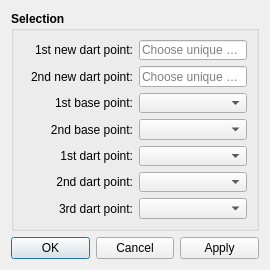
<?xml version="1.0" encoding="UTF-8"?>
<ui version="4.0">
 <class>DialogTrueDarts</class>
 <widget class="QDialog" name="DialogTrueDarts">
  <property name="geometry">
   <rect>
    <x>0</x>
    <y>0</y>
    <width>270</width>
    <height>270</height>
   </rect>
  </property>
  <property name="minimumSize">
   <size>
    <width>270</width>
    <height>270</height>
   </size>
  </property>
  <property name="windowTitle">
   <string>True Darts</string>
  </property>
  <property name="windowIcon">
   <iconset resource="../../../vmisc/share/resources/icon.qrc">
    <normaloff>:/icon/64x64/icon64x64.png</normaloff>:/icon/64x64/icon64x64.png</iconset>
  </property>
  <layout class="QVBoxLayout" name="verticalLayout">
   <item>
    <widget class="QGroupBox" name="groupBox">
     <property name="minimumSize">
      <size>
       <width>0</width>
       <height>0</height>
      </size>
     </property>
     <property name="maximumSize">
      <size>
       <width>16777215</width>
       <height>16777215</height>
      </size>
     </property>
     <property name="font">
      <font>
       <pointsize>9</pointsize>
       <weight>75</weight>
       <bold>true</bold>
      </font>
     </property>
     <property name="title">
      <string>Selection</string>
     </property>
     <layout class="QVBoxLayout" name="verticalLayout_2">
      <item>
       <layout class="QFormLayout" name="formLayout">
        <item row="0" column="0">
         <widget class="QLabel" name="labelFirstNewDartPoint">
          <property name="sizePolicy">
           <sizepolicy hsizetype="Preferred" vsizetype="Preferred">
            <horstretch>0</horstretch>
            <verstretch>0</verstretch>
           </sizepolicy>
          </property>
          <property name="minimumSize">
           <size>
            <width>110</width>
            <height>0</height>
           </size>
          </property>
          <property name="font">
           <font>
            <pointsize>9</pointsize>
            <weight>50</weight>
            <bold>false</bold>
           </font>
          </property>
          <property name="text">
           <string>1st new dart point:</string>
          </property>
          <property name="alignment">
           <set>Qt::AlignRight|Qt::AlignTrailing|Qt::AlignVCenter</set>
          </property>
         </widget>
        </item>
        <item row="0" column="1">
         <widget class="QLineEdit" name="lineEditFirstNewDartPoint">
          <property name="minimumSize">
           <size>
            <width>75</width>
            <height>0</height>
           </size>
          </property>
          <property name="font">
           <font>
            <pointsize>9</pointsize>
            <weight>50</weight>
            <bold>false</bold>
           </font>
          </property>
          <property name="toolTip">
           <string>Unique name</string>
          </property>
          <property name="placeholderText">
           <string>Choose unique name.</string>
          </property>
         </widget>
        </item>
        <item row="1" column="0">
         <widget class="QLabel" name="labelSecondNewDartPoint">
          <property name="minimumSize">
           <size>
            <width>110</width>
            <height>0</height>
           </size>
          </property>
          <property name="font">
           <font>
            <pointsize>9</pointsize>
            <weight>50</weight>
            <bold>false</bold>
           </font>
          </property>
          <property name="text">
           <string>2nd new dart point:</string>
          </property>
          <property name="alignment">
           <set>Qt::AlignRight|Qt::AlignTrailing|Qt::AlignVCenter</set>
          </property>
         </widget>
        </item>
        <item row="1" column="1">
         <widget class="QLineEdit" name="lineEditSecondNewDartPoint">
          <property name="minimumSize">
           <size>
            <width>75</width>
            <height>0</height>
           </size>
          </property>
          <property name="font">
           <font>
            <pointsize>9</pointsize>
            <weight>50</weight>
            <bold>false</bold>
           </font>
          </property>
          <property name="toolTip">
           <string>Unique name</string>
          </property>
          <property name="placeholderText">
           <string>Choose unique name.</string>
          </property>
         </widget>
        </item>
        <item row="2" column="0">
         <widget class="QLabel" name="labelFirstBasePoint">
          <property name="sizePolicy">
           <sizepolicy hsizetype="Preferred" vsizetype="Preferred">
            <horstretch>0</horstretch>
            <verstretch>0</verstretch>
           </sizepolicy>
          </property>
          <property name="minimumSize">
           <size>
            <width>110</width>
            <height>0</height>
           </size>
          </property>
          <property name="font">
           <font>
            <pointsize>9</pointsize>
            <weight>50</weight>
            <bold>false</bold>
           </font>
          </property>
          <property name="text">
           <string>1st base point:</string>
          </property>
          <property name="alignment">
           <set>Qt::AlignRight|Qt::AlignTrailing|Qt::AlignVCenter</set>
          </property>
         </widget>
        </item>
        <item row="2" column="1">
         <widget class="QComboBox" name="comboBoxFirstBasePoint">
          <property name="sizePolicy">
           <sizepolicy hsizetype="Expanding" vsizetype="Fixed">
            <horstretch>0</horstretch>
            <verstretch>0</verstretch>
           </sizepolicy>
          </property>
          <property name="minimumSize">
           <size>
            <width>75</width>
            <height>0</height>
           </size>
          </property>
          <property name="font">
           <font>
            <pointsize>9</pointsize>
            <weight>50</weight>
            <bold>false</bold>
           </font>
          </property>
         </widget>
        </item>
        <item row="3" column="0">
         <widget class="QLabel" name="labelSecondBasePoint">
          <property name="sizePolicy">
           <sizepolicy hsizetype="Preferred" vsizetype="Preferred">
            <horstretch>0</horstretch>
            <verstretch>0</verstretch>
           </sizepolicy>
          </property>
          <property name="minimumSize">
           <size>
            <width>110</width>
            <height>0</height>
           </size>
          </property>
          <property name="font">
           <font>
            <pointsize>9</pointsize>
            <weight>50</weight>
            <bold>false</bold>
           </font>
          </property>
          <property name="text">
           <string>2nd base point:</string>
          </property>
          <property name="alignment">
           <set>Qt::AlignRight|Qt::AlignTrailing|Qt::AlignVCenter</set>
          </property>
         </widget>
        </item>
        <item row="3" column="1">
         <widget class="QComboBox" name="comboBoxSecondBasePoint">
          <property name="sizePolicy">
           <sizepolicy hsizetype="Expanding" vsizetype="Fixed">
            <horstretch>0</horstretch>
            <verstretch>0</verstretch>
           </sizepolicy>
          </property>
          <property name="minimumSize">
           <size>
            <width>75</width>
            <height>0</height>
           </size>
          </property>
          <property name="font">
           <font>
            <pointsize>9</pointsize>
            <weight>50</weight>
            <bold>false</bold>
           </font>
          </property>
         </widget>
        </item>
        <item row="4" column="0">
         <widget class="QLabel" name="labelFirstDartPoint">
          <property name="sizePolicy">
           <sizepolicy hsizetype="Preferred" vsizetype="Preferred">
            <horstretch>0</horstretch>
            <verstretch>0</verstretch>
           </sizepolicy>
          </property>
          <property name="minimumSize">
           <size>
            <width>110</width>
            <height>0</height>
           </size>
          </property>
          <property name="font">
           <font>
            <pointsize>9</pointsize>
            <weight>50</weight>
            <bold>false</bold>
           </font>
          </property>
          <property name="text">
           <string>1st dart point:</string>
          </property>
          <property name="alignment">
           <set>Qt::AlignRight|Qt::AlignTrailing|Qt::AlignVCenter</set>
          </property>
         </widget>
        </item>
        <item row="4" column="1">
         <widget class="QComboBox" name="comboBoxFirstDartPoint">
          <property name="sizePolicy">
           <sizepolicy hsizetype="Expanding" vsizetype="Fixed">
            <horstretch>0</horstretch>
            <verstretch>0</verstretch>
           </sizepolicy>
          </property>
          <property name="minimumSize">
           <size>
            <width>75</width>
            <height>0</height>
           </size>
          </property>
          <property name="font">
           <font>
            <pointsize>9</pointsize>
            <weight>50</weight>
            <bold>false</bold>
           </font>
          </property>
         </widget>
        </item>
        <item row="5" column="0">
         <widget class="QLabel" name="labelSecondDartPoint">
          <property name="minimumSize">
           <size>
            <width>110</width>
            <height>0</height>
           </size>
          </property>
          <property name="font">
           <font>
            <pointsize>9</pointsize>
            <weight>50</weight>
            <bold>false</bold>
           </font>
          </property>
          <property name="text">
           <string>2nd dart point:</string>
          </property>
          <property name="alignment">
           <set>Qt::AlignRight|Qt::AlignTrailing|Qt::AlignVCenter</set>
          </property>
         </widget>
        </item>
        <item row="5" column="1">
         <widget class="QComboBox" name="comboBoxSecondDartPoint">
          <property name="sizePolicy">
           <sizepolicy hsizetype="Expanding" vsizetype="Fixed">
            <horstretch>0</horstretch>
            <verstretch>0</verstretch>
           </sizepolicy>
          </property>
          <property name="minimumSize">
           <size>
            <width>75</width>
            <height>0</height>
           </size>
          </property>
          <property name="font">
           <font>
            <pointsize>9</pointsize>
            <weight>50</weight>
            <bold>false</bold>
           </font>
          </property>
          <property name="iconSize">
           <size>
            <width>80</width>
            <height>14</height>
           </size>
          </property>
         </widget>
        </item>
        <item row="6" column="0">
         <widget class="QLabel" name="labelThirdDartPoint">
          <property name="minimumSize">
           <size>
            <width>110</width>
            <height>0</height>
           </size>
          </property>
          <property name="font">
           <font>
            <pointsize>9</pointsize>
            <weight>50</weight>
            <bold>false</bold>
           </font>
          </property>
          <property name="text">
           <string>3rd dart point:</string>
          </property>
          <property name="alignment">
           <set>Qt::AlignRight|Qt::AlignTrailing|Qt::AlignVCenter</set>
          </property>
         </widget>
        </item>
        <item row="6" column="1">
         <widget class="QComboBox" name="comboBoxThirdDartPoint">
          <property name="sizePolicy">
           <sizepolicy hsizetype="Expanding" vsizetype="Fixed">
            <horstretch>0</horstretch>
            <verstretch>0</verstretch>
           </sizepolicy>
          </property>
          <property name="minimumSize">
           <size>
            <width>75</width>
            <height>0</height>
           </size>
          </property>
          <property name="font">
           <font>
            <pointsize>9</pointsize>
            <weight>50</weight>
            <bold>false</bold>
           </font>
          </property>
         </widget>
        </item>
       </layout>
      </item>
     </layout>
    </widget>
   </item>
   <item>
    <spacer name="verticalSpacer">
     <property name="orientation">
      <enum>Qt::Vertical</enum>
     </property>
     <property name="sizeHint" stdset="0">
      <size>
       <width>20</width>
       <height>40</height>
      </size>
     </property>
    </spacer>
   </item>
   <item>
    <widget class="QDialogButtonBox" name="buttonBox">
     <property name="orientation">
      <enum>Qt::Horizontal</enum>
     </property>
     <property name="standardButtons">
      <set>QDialogButtonBox::Apply|QDialogButtonBox::Cancel|QDialogButtonBox::Ok</set>
     </property>
    </widget>
   </item>
  </layout>
 </widget>
 <resources>
  <include location="../../../vmisc/share/resources/icon.qrc"/>
 </resources>
 <connections>
  <connection>
   <sender>buttonBox</sender>
   <signal>accepted()</signal>
   <receiver>DialogTrueDarts</receiver>
   <slot>accept()</slot>
   <hints>
    <hint type="sourcelabel">
     <x>248</x>
     <y>254</y>
    </hint>
    <hint type="destinationlabel">
     <x>157</x>
     <y>274</y>
    </hint>
   </hints>
  </connection>
  <connection>
   <sender>buttonBox</sender>
   <signal>rejected()</signal>
   <receiver>DialogTrueDarts</receiver>
   <slot>reject()</slot>
   <hints>
    <hint type="sourcelabel">
     <x>316</x>
     <y>260</y>
    </hint>
    <hint type="destinationlabel">
     <x>286</x>
     <y>274</y>
    </hint>
   </hints>
  </connection>
 </connections>
</ui>
